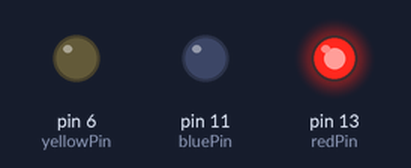
Recording of a sketch running on a simulated Arduino Uno, built with avr-gcc and run on an emulated ATmega328P. Parts: output pins drawn as LEDs (lit = HIGH).

Above: at 0.1 s.
At 2.1 s:
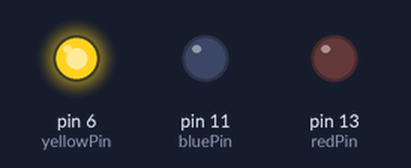
At 2.7 s:
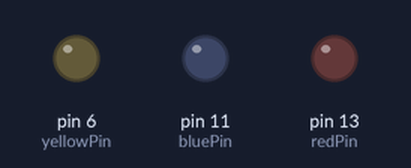
Timing chart, 0 to 3.0 s (numbered marks = the images above):
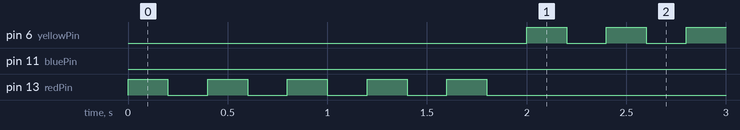

Measured:
- by itself, pin 6 (yellowPin): alternates HIGH for 0.20 s and LOW for 0.20 s, 20 changes in all, then stays LOW
- by itself, pin 11 (bluePin): LOW → HIGH at 6.0 s, → LOW 0.20 s later, → HIGH 0.20 s later, → LOW 0.20 s later, … (30 changes in this stretch)
- by itself, pin 13 (redPin): alternates HIGH for 0.20 s and LOW for 0.20 s, 10 changes in all, then stays LOW

The sketch:

03-Understanding-Breadboard.ino
```cpp
/**
 * Homework 33 — Joystick-Controlled Servo
 *
 * The goal of this homework was to look at setting up multiple pins to multiple lights.
 * Subsequently you must make each light blink a certain number of times and in a specific order.
 * By using loops I was able to make each blink the specfic number of times and using a flag
 * I was able to only have it iterate once.
  */

int redPin = 13; //BLink 5
int yellowPin = 6; //Blink 10
int bluePin = 11; //Blink 15

//Will only allow it to run once
bool flashingStart = true;

void setup() {
  pinMode(redPin, OUTPUT);
  pinMode(yellowPin, OUTPUT);
  pinMode(bluePin, OUTPUT);
}

//Will run once then the loops will cause each led to blink the required amount of times.
void loop() {
  if(flashingStart){
    for(int i = 0 ; i < 5 ; i++){
      digitalWrite(redPin,HIGH);
      delay(200);
      digitalWrite(redPin,LOW);
      delay(200);
    }
    for(int i = 0 ; i < 10 ; i++){
      digitalWrite(yellowPin,HIGH);
      delay(200);
      digitalWrite(yellowPin,LOW);
      delay(200);
    }
    for(int i = 0 ; i < 15 ; i++){
      digitalWrite(bluePin,HIGH);
      delay(200);
      digitalWrite(bluePin,LOW);
      delay(200);
    }
    flashingStart = false;
  }
}
```
